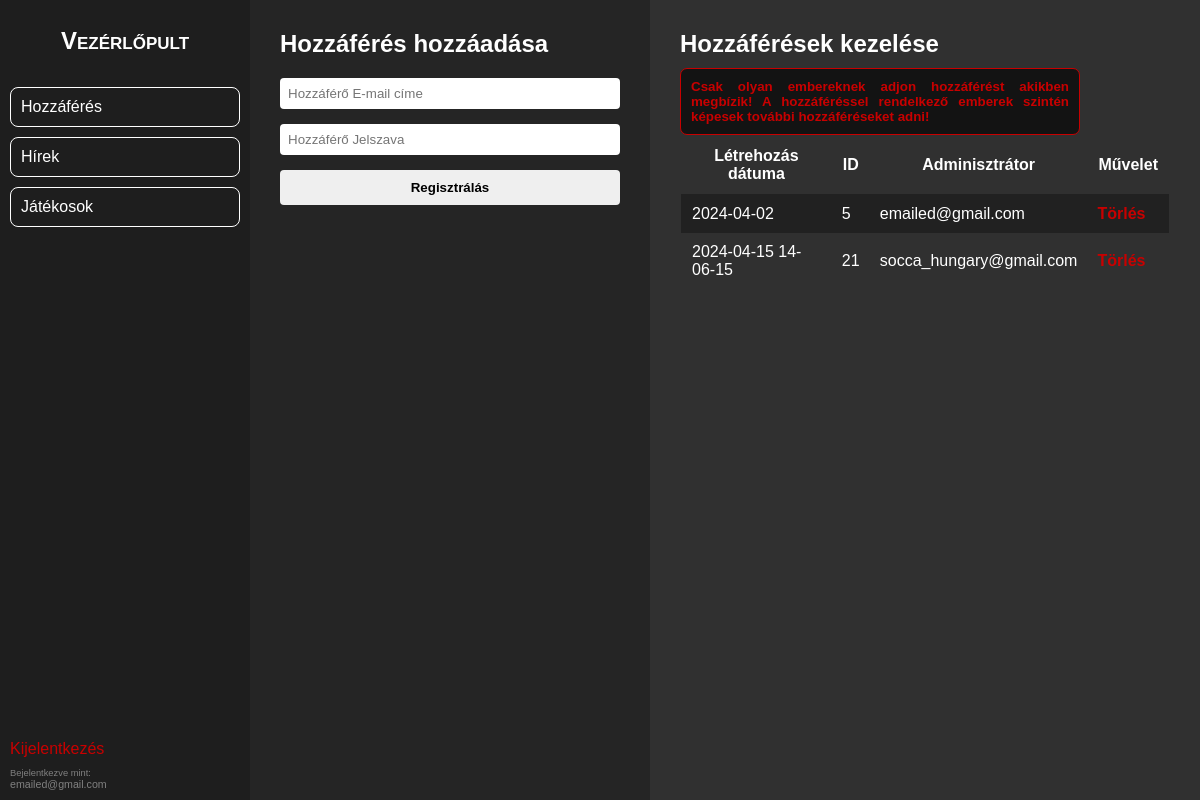
Screenshot of /admin/panels/admin_panel.php (signed in) with the database file from the repository.
### tables this page shows
CREATE TABLE IF NOT EXISTS `admin_default` (
  `id_adm` tinyint UNSIGNED NOT NULL AUTO_INCREMENT,
  `date` varchar(255) NOT NULL,
  `email` varchar(48) NOT NULL,
  `passwrd` char(40) NOT NULL,
  PRIMARY KEY (`id_adm`)
);

### admin/admin_def/admin_manager.php (the view, shortened to what this page needs)
<div class="admin-manager-container">
    <h2>Hozzáférések kezelése</h2>
    <div class="notice">
        Csak olyan embereknek adjon hozzáférést akikben megbízik! A hozzáféréssel rendelkező emberek szintén képesek további hozzáféréseket adni!
    </div>
    <table class="admin-table">
        <tr>
            <th>Létrehozás dátuma</th>
            <th>ID</th>
            <th>Adminisztrátor</th>
            <th>Művelet</th>
        </tr>
        <?php
        include('../../connect.php');
        $sqlSelect = "SELECT id_adm, email, date FROM admin_default";
        $result = mysqli_query($conn, $sqlSelect);
        while ($data = mysqli_fetch_array($result)) {
        ?>
            <tr>
                <td><?php echo $data["date"] ?></td>
                <td><?php echo $data["id_adm"] ?></td>
                <td><?php echo $data["email"] ?></td>
                <td>
                    <a class="delete" onclick="return confirm('Biztosan eltávolítja az ADMINISZTRÁTORT a rendszerből?');" href="../../admin/admin_def/admin_delete.php?id_adm=<?php echo $data["id_adm"] ?>">
                        Törlés
                    </a>
                </td>
            </tr>
        <?php
        }
        ?>
    </table>
</div>

### admin/admin_def/admin_manager.php (style rules this page uses)
.admin-manager-container { display: flex; flex-direction: column; align-items: baseline; justify-content: baseline; padding: 30px; width: 100%; background-color: #303030; color: #fff; }
.admin-table { border-collapse: collapse; }
.admin-table, th, td { padding: 10px; }
.admin-table tr:nth-child(even) { background-color: #212121; }
.admin-table, th { border: 2px solid transparent; }
.delete { color: rgb(200, 0, 0); text-decoration: none; font-weight: bold; }
.notice { background-color: #131313; padding: 10px; margin-top: 10px; font-size: 10pt; text-align: justify; max-width: 400px; color: rgb(200, 0, 0); font-weight: bold; border-radius: 7px; border: 1px solid rgb(200, 0, 0); }

### rows the page displays
admin_default: date "2024-04-02", id_adm "5", email "emailed@gmail.com"
admin_default: date "2024-04-15 14-06-15", id_adm "21", email "socca_hungary@gmail.com"

### other values shown
$_SESSION["email"] "emailed@gmail.com"
